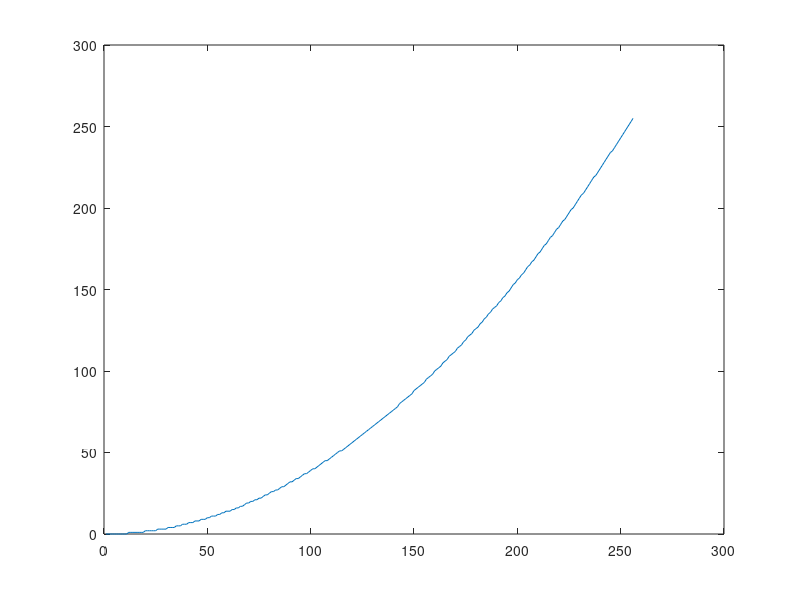

The MATLAB script that drew this image: (Note: this script raises an error after producing the figure.)
clear all;
close all;

load functionLUT;

figure(1);
plot(kwadratowa);

figure(2);
lena = imread('lena.bmp');
imshow(lena, []);

figure(3);
lena_lut = intlut(lena, kwadratowa);
imshow(lena_lut, []);

figure(4);
LUT(lena, kwadratowa);

figure(5);
LUT(lena, wykladnicza);

figure(6);
LUT(lena, pierwiastkowa);

figure(7);
LUT(lena, odwrotna);

figure(8);
LUT(lena, pila);

figure(9);
LUT(lena, odwlog);

figure(10);
LUT(lena, ex);


